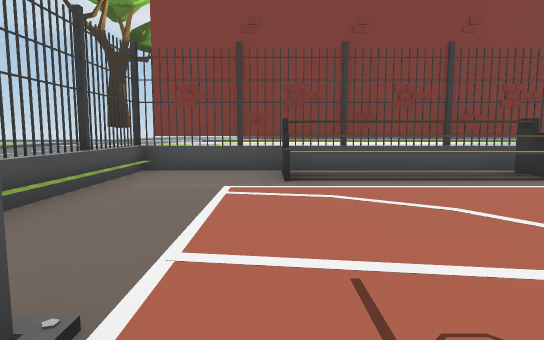
View 1 (above)

24 first-person views from a walk through a Unity game level. The camera is 0.72 m above the floor, tilts 6° down and sees 75° across. Doors are open. The floor is counted in squares, 1 m on a side. Each view is taken from the middle of a square. On the plan, view 1 faces up. The plan holds only what a view shows up to about 11 squares ahead; the rest is blank. The place goes on beyond the plan. Some surface patterns are stand-ins.

View 2
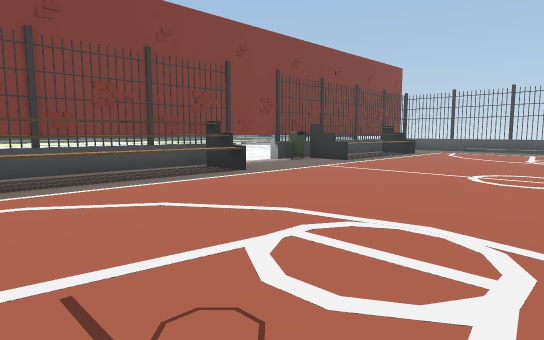

View 3
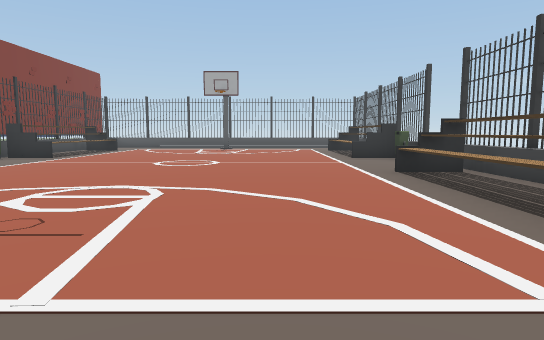

View 4
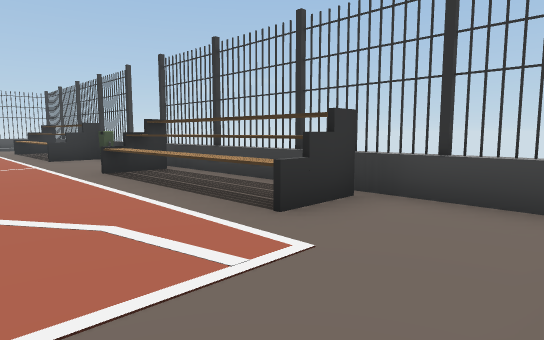

View 5
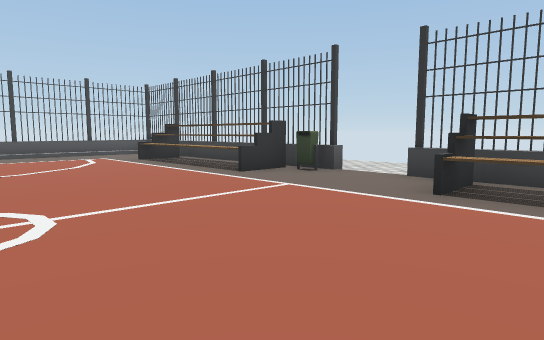

View 6
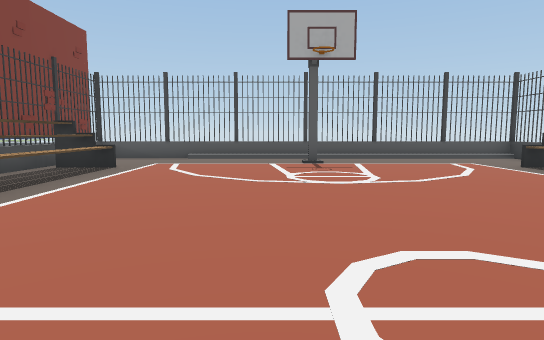

View 7
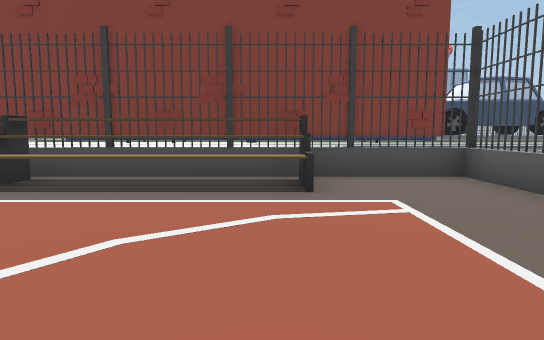

View 8
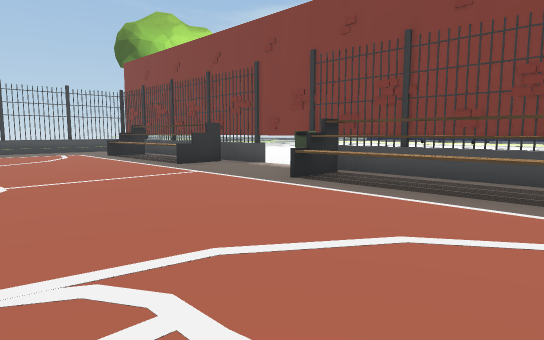

View 9
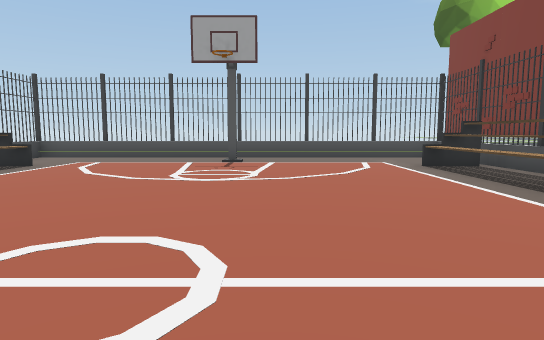

View 10
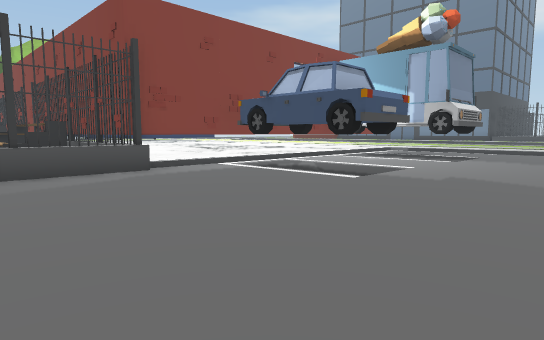

View 11
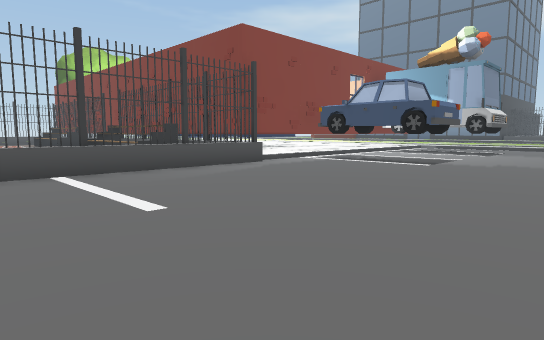

View 12
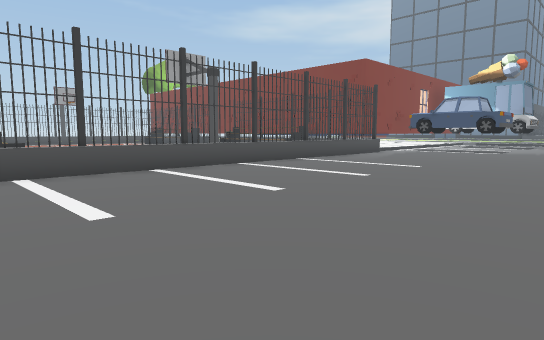

View 13
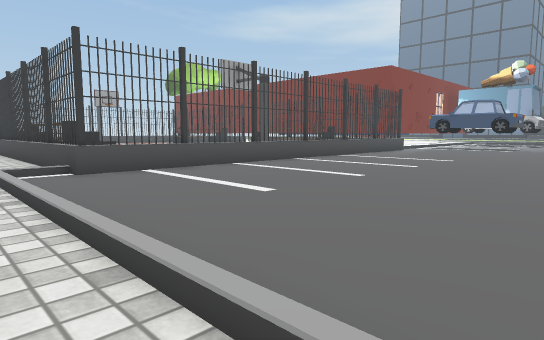

View 14
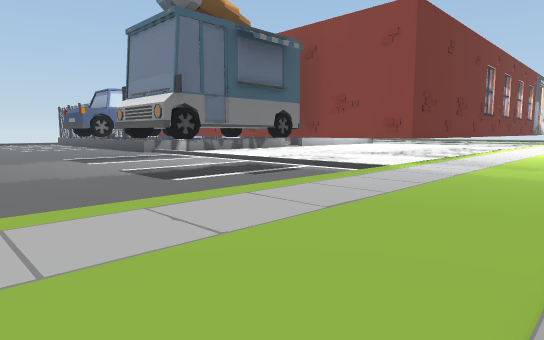

View 15
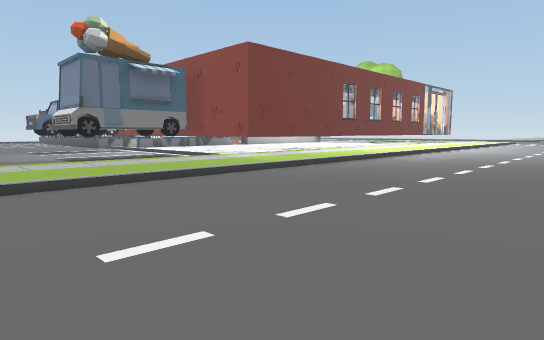

View 16
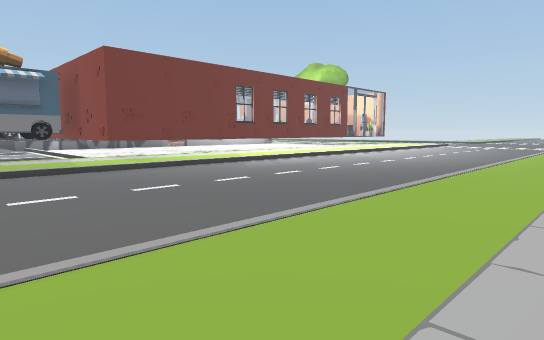

View 17
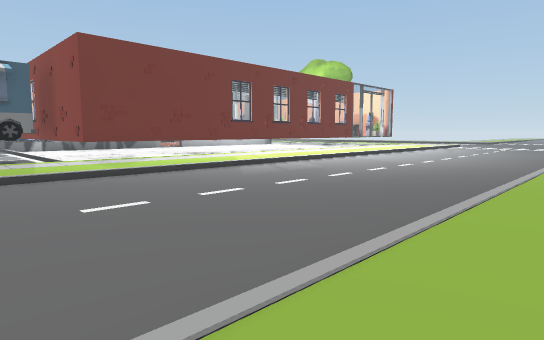

View 18
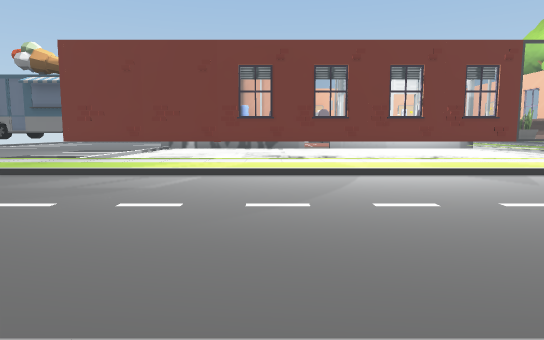

View 19
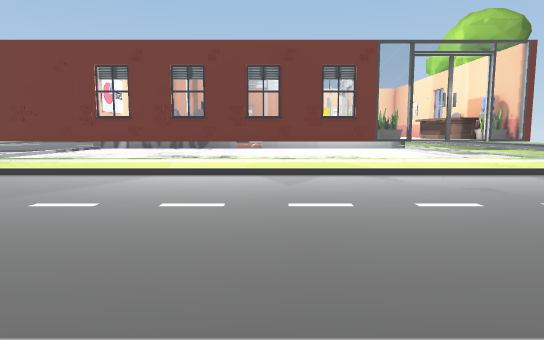

View 20
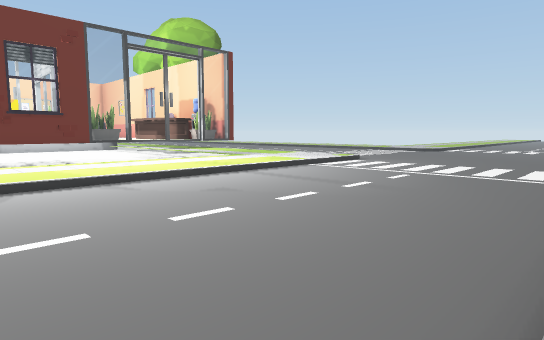

View 21
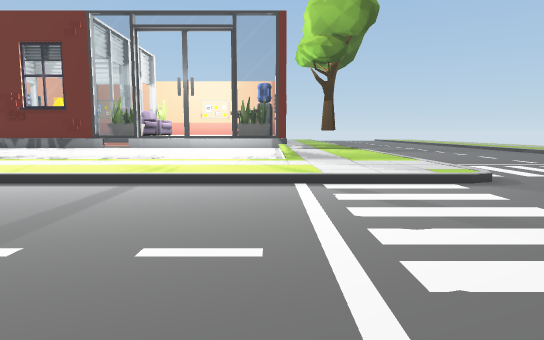

View 22
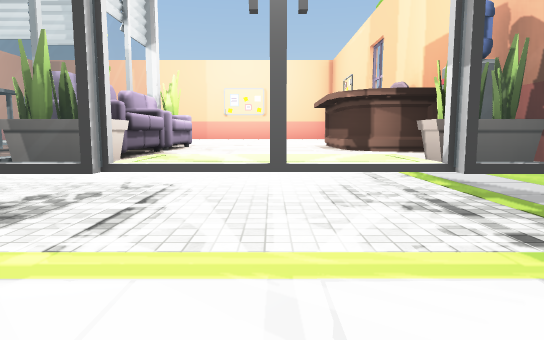

View 23
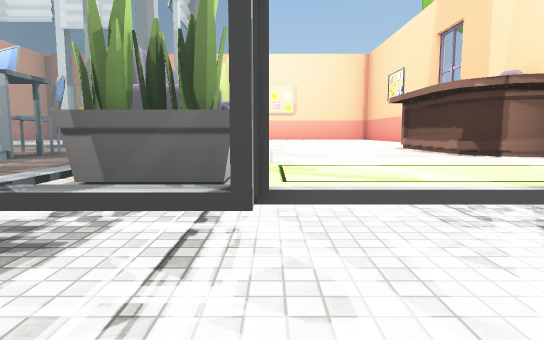

View 24
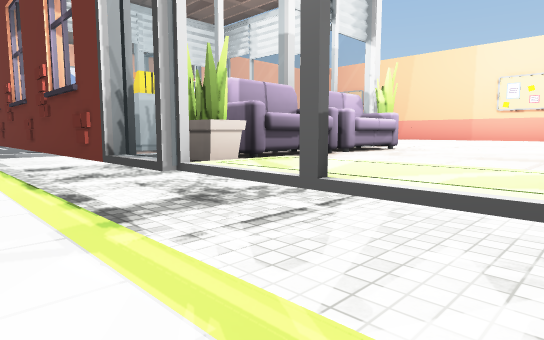

### Floor plan
Key: @ floor where view 1 was taken; # wall or solid block; . main floor; : floor 0.05 m higher than the main floor; - floor 0.05 m lower than the main floor; + floor 0.2 m higher than the main floor; / step, stairs or slope; D open door; = window, fence, low wall or low ledge; ^ raised ledge; C column; A car; P plant; R carpet; S sofa; B table; H chair; I cabinet; O other object.
Columns run from 4 left of view 1 to 22 right of it. Each row starts with its distance up from view 1.
 29                    +++++
 28          +   +++++++++++
 27      ///////////////////
 26 :::::::::::::::::::::::::::
 25 :::::::::::::::::::::::::::
 24 :::::::::::::::::::::::::::
 23 :::::::::::::::::::::::::::
 22 :::::::::::::::::::::::::::
 21 ///////////////////////////
 20 +++++++++++++++++++++++++++
 19 +++++++++++++++++++++++++++
 18 ++CDDD=#### #######C///////
 17 ++PPRPPIIO         #......
 16 ++#B^SSB B         #......
 15 ++OB^SSHH          #A##A..
 14 ++ #^SP ^^         #####..
 13    ^^^^ ^^         #......
 12    ^^^^   ^        #......
 11   #^^^^^  ^        #A #A..
 10   #^^^^^   ^       ####A..
  9   #^^^^^   ^^    DD#...A..
  8   #^^^^^    ^DD   D#.......
  7  ############  ### C.......
  6  =..#^^^^...^^^^^..=.......
  5  #.................#.......
  4  =.................=.......
  3  #.................#.......
  2  #.................#.......
  1  #.#...............#.......
  0  #..@..............#......
 -1  #.................#.......
 -2  #.................#.......
 -3  #.................#.......
 -4  =..#.###...^.###..=.......
 -5  #==#==#==--=^=#====.......
 -6           ---   -- ////////
 -7            --         -----

Where each view was taken, in squares from view 1:
view 1: 0 up, 0 right, facing up
view 2: 0 up, 0 right, facing up-right
view 3: 1 down, 2 left, facing right
view 4: 1 down, 2 left, facing down-right
view 5: 1 up, 3 right, facing down-right
view 6: 2 up, 5 right, facing right
view 7: 1 up, 12 right, facing up
view 8: 1 up, 12 right, facing up-left
view 9: 2 up, 8 right, facing left
view 10: 4 up, 22 right, facing up-left
view 11: 1 up, 22 right, facing up-left
view 12: 5 down, 22 right, facing up-left
view 13: 7 down, 22 right, facing up-left
view 14: 21 up, 22 right, facing down-left
view 15: 26 up, 22 right, facing down-left
view 16: 29 up, 19 right, facing down-left
view 17: 28 up, 18 right, facing down-left
view 18: 28 up, 9 right, facing down
view 19: 28 up, 5 right, facing down
view 20: 27 up, 5 right, facing down-left
view 21: 26 up, 2 left, facing down
view 22: 20 up, 0 right, facing down
view 23: 19 up, 1 right, facing down
view 24: 19 up, 1 left, facing down-right
